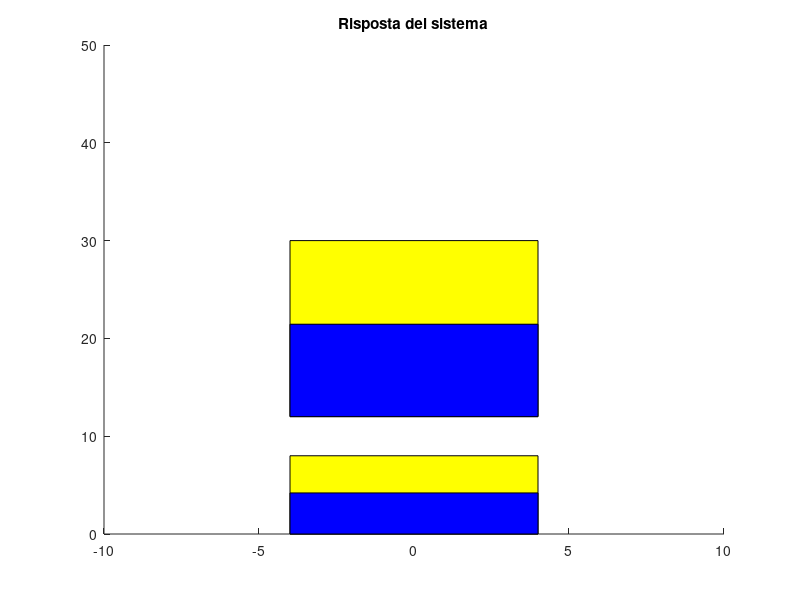

Source code (MATLAB):

%%%%%%%%%%%%%%%%%%%%%%%%%%%%%%%%%%%%%%%%%%%%%%%%%%%%%%%%%
%   Test del sistema linearizzato nel dominio del tempo
%%%%%%%%%%%%%%%%%%%%%%%%%%%%%%%%%%%%%%%%%%%%%%%%%%%%%%%%%

close all; clear; clc;

k1=1;
k2=0.30;
k3=0.45;
k4=0.50;

xe=[9.45, 4.20];
ue=(k1/k4)*sqrt(xe(1));

%Condizione iniziale temporanea
x0 = [0, 0];

%Matrici del sistema linearizzato

A=[-k1/(2*sqrt(xe(1))), 0; k2/(2*sqrt(xe(1))), -k3/(2*sqrt(xe(2)))];
B=[k4; 0];
C=[0, 1];
D=0;

%animazione sistema
figure(1);
%definizioni valori del grafico 
axis([-10 10  0 50])
%tempo simulazione
t_s = 0:0.1:40; 

%definizione autovalori matrice di stato in anello chiuso k

eigs_feed = [-0.3 -0.4]; %autovalori a parte reale negativa per far si che il sistema converga
K = place(A, B,eigs_feed); %matrice di stato in anello chiuso

%ingresso aggiuntivo di controllo (u(t) = Kx(t) + v(t))

inp = @(x) ue - K*(x-xe');

%risoluzione equazione differenziale
dyn = @(t, x) [-k1*sqrt(x(1))+k4*inp(x); k2*sqrt(x(1))-k3*sqrt(x(2))];

[time, traj] = ode45(dyn, t_s, x0);

y = traj(:,2); %prendiamo x2
x1 = traj(:,1); %analizziamo l'altezza della vasca 1 solo per completezza
%definizione patch per la vasca
x_patch_tank = [-4 4 4 -4];
y_patch_tank_a = [0 0 8 8];
y_patch_tank_b = [12 12 30 30];


grid on;
hold on;
for tt=1:1:length(t_s)
    %aggiornamento grafico
    figure(1);
    clf;

    %definizione dei valori degli assi (x tra -10 e 10 e y 0 50)
    axis([-10 10  0 50]);
    patch(x_patch_tank ,y_patch_tank_b,'y'); %tank 1
    patch(x_patch_tank ,y_patch_tank_a,'y'); %tank 2
    patch(x_patch_tank, [0,0, real(y(tt)), real(y(tt))] ,'b'); %livello dell'acqua tank 2
    patch(x_patch_tank, [12,12, 12+real(x1(tt)), 12+real(x1(tt))] ,'b'); %livello dell'acqua tank 1
    title('Risposta del sistema')
    
    pause(0.0001);
    
end